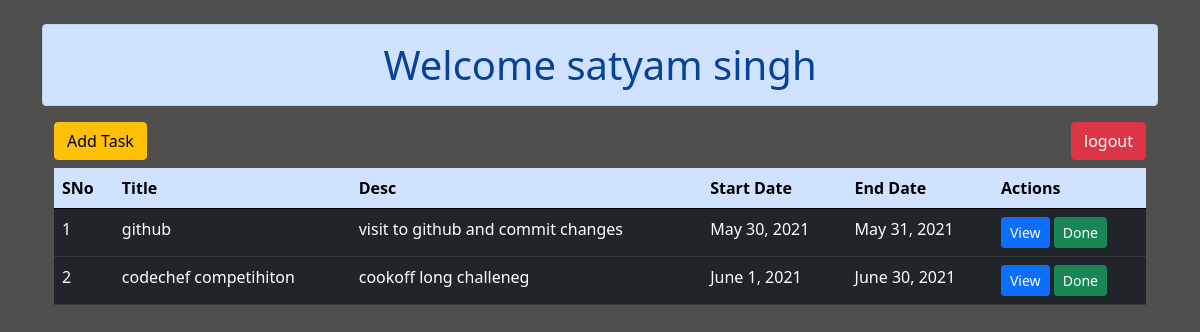
Before: /profile/ (signed in) with the older database file.
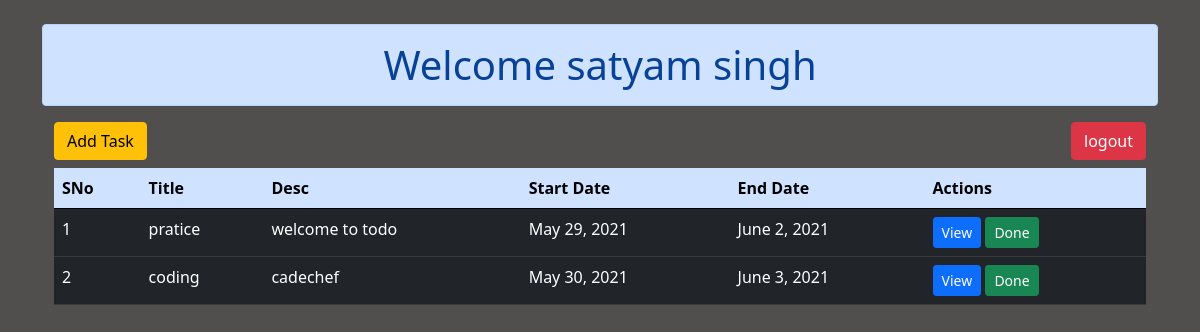
After: the same page with the newer database file.
### homepage/models.py (models this page shows)
class todomodel(models.Model):
    user = models.ForeignKey(settings.AUTH_USER_MODEL,default=1,on_delete=models.CASCADE)
    title = models.CharField(max_length=50)
    desc = models.CharField(max_length = 500)
    startdate = models.DateField()
    enddate = models.DateField()

### homepage/views.py (the view)
# urls.py: path('profile/',views.profile,name = 'profile'),
def profile(request):
    if request.user.is_authenticated:
        form = todomodel.objects.filter(user = request.user)
        return render(request,'profile.html',{'form':form})
    else:
        messages.error(request,'Login to visit profile')
        return HttpResponseRedirect('/login/')

### homepage/templates/profile.html (shortened to what this page needs)
{% extends 'base.html' %}
{% block content %}
<h1 class="text-center alert alert-primary">Welcome {{request.user.get_full_name}}</h1>
<div class="container">
    <div class="row">
        <div class="col-sm-12">
            <form action="{% url 'task' %}" method="post">
                <input class="btn btn-warning" type="submit" value="Add Task">
            </form>
            <form action="{% url 'logout' %}" method="post">
                <input class="btn btn-danger float-end" type="submit" value="logout">
            </form>
            {% if form %}
                <table class="table mt-2 ">
                    <thead>
                        <tr>
                            <th class ="table-primary" scope="col">SNo</th>
                            <th class ="table-primary" scope="col">Title</th>
                            <th class ="table-primary" scope="col">Desc</th>
                            <th class ="table-primary" scope="col">Start Date</th>
                            <th class ="table-primary" scope="col">End Date</th>
                            <th class ="table-primary" scope="col">Actions</th>
                        </tr>
                    </thead>
                    <tbody>
                    {% for fm in form %}
                        <tr class="table-dark">
                            <td>{{forloop.counter}}</td>
                            <td>{{fm.title}}</td>
                            <td>{{fm.desc|truncatechars:45}}</td>
                            <td>{{fm.startdate}}</td>
                            <td>{{fm.enddate}}</td>
                            <td>
                                <form action="{% url 'viewdata' fm.id %}" method="post">
                                    <input class="btn btn-primary btn-sm " type="submit" value="View">
                                </form>
                                <form action="{% url 'done' fm.id %}" method="post">
                                    <input class="btn btn-success btn-sm" type="submit" value="Done">
                                </form>
                            </td>
                        </tr>
                    {% endfor %}
                    </tbody>
                </table>
            {% else %}
                <h2 class="alert alert-danger d-block mt-5">No Task Added </h2>
            {% endif %}
        </div>
    </div>
</div>
{% endblock content %}

### homepage/templates/base.html (shortened to what this page needs)
<!DOCTYPE html>
{% load static %}
<html lang="en">
<head>
    <link rel="stylesheet" href="{% static 'css/main.css' %}">
</head>
<body class="im">
    <div class="container mt-4">
        {% block content %}
        {% endblock content %}
    </div>
</body>
</html>

Changed rows visible on the page:
removed todomodel: title "github", desc "visit to github and commit changes", startdate "May 30, 2021", enddate "May 31, 2021"
removed todomodel: title "codechef competihiton", desc "cookoff long challeneg", startdate "June 1, 2021", enddate "June 30, 2021"
added todomodel: title "pratice", desc "welcome to todo", startdate "May 29, 2021", enddate "June 2, 2021"
added todomodel: title "coding", desc "cadechef", startdate "May 30, 2021", enddate "June 3, 2021"
